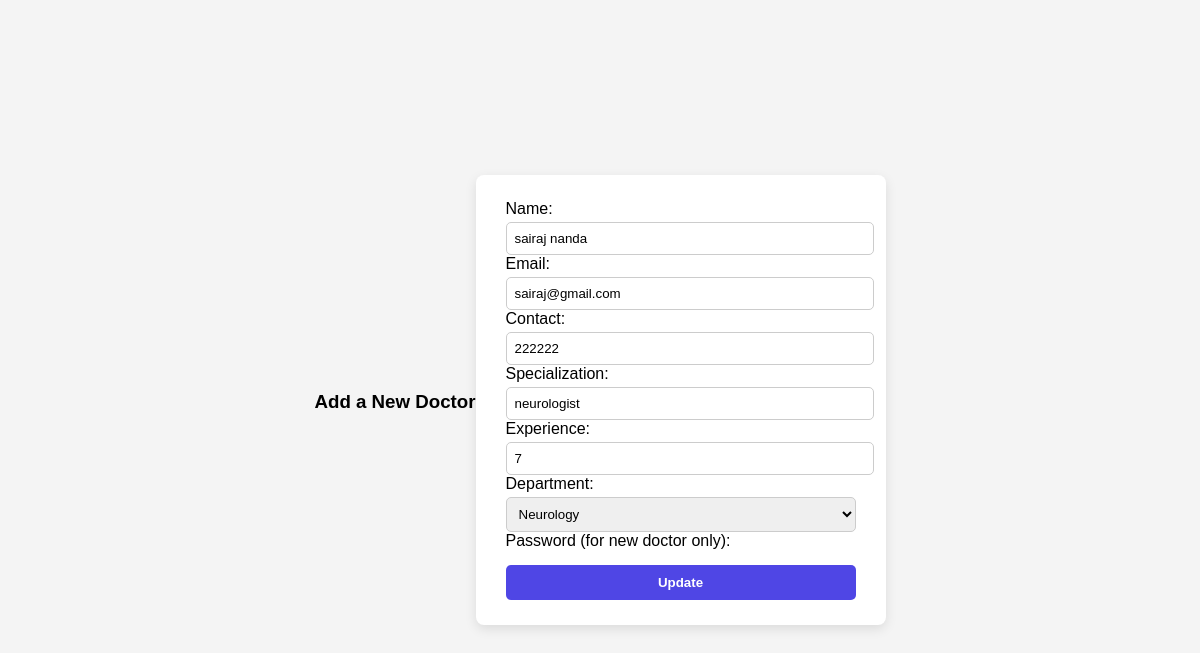
Page /edit-doctor/3 on the committed database.
### models.py (models this page shows)
class User(db.Model):
    id = db.Column(db.Integer, primary_key=True, nullable=True)
    name = db.Column(db.String(50), nullable=True)
    email = db.Column(db.String(150), nullable=True)
    password = db.Column(db.String(150), nullable=True)
    role = db.Column(db.String(10), nullable=False)
    contact = db.Column(db.String(100), nullable=True)
    gender = db.Column(db.String(10), nullable=True)
    specialization = db.Column(db.String(100), nullable=True)   # Only filled for doctors
    experience = db.Column(db.Integer, nullable=True)           # Only filled for doctors
    department_id = db.Column(db.Integer, db.ForeignKey('department.id'), nullable=True)
    dob = db.Column(db.Date, nullable=True)
    medical_history = db.Column(db.Text, nullable=True)
    blacklisted = db.Column(db.Boolean, default=False)
    appointments_as_patient = db.relationship(
        'Appointment',
        backref='patient',
        lazy=True,
        foreign_keys='Appointment.patient_id'
    )
    appointments_as_doctor = db.relationship(
        'Appointment',
        backref='doctor',
        lazy=True,
        foreign_keys='Appointment.doctor_id'
    )

class Department(db.Model):
    id = db.Column(db.Integer, primary_key=True)
    name = db.Column(db.String(100), unique=True, nullable=False)
    description = db.Column(db.String(200))
    doctors = db.relationship('User', backref='department', lazy=True)

### app.py (the view, shortened to what this page needs)
@app.route('/edit-doctor/<int:doctor_id>', methods=['GET', 'POST'])
def edit_doctor(doctor_id):
    doctor = User.query.get_or_404(doctor_id)
    departments = Department.query.all()
    return render_template('add_doctor.html',
                           departments=departments,
                           doctor=doctor)

### templates/add_doctor.html (shortened to what this page needs)
<!DOCTYPE html>
<html lang="en">
<head>
    <link rel="stylesheet" href="{{ url_for('static', filename='add_doctor.css') }}">
</head>
<body>
      <h3>Add a New Doctor</h3>
      <form method="post"
        action="{% if doctor %}/edit-doctor/{{ doctor.id }}{% else %}/add_doctor{% endif %}">
        Name:
        <input type="text" name="name" value="{{ doctor.name if doctor else '' }}"><br>
        Email:
        <input type="email" name="email" value="{{ doctor.email if doctor else '' }}"><br>
        Contact:
        <input type="text" name="contact" value="{{ doctor.contact if doctor else '' }}"><br>
        Specialization:
        <input type="text" name="specialization" value="{{ doctor.specialization if doctor else '' }}"><br>
        Experience:
        <input type="number" name="experience" value="{{ doctor.experience if doctor else '' }}"><br>
        Department:
        <select name="department_id">
            {% for dept in departments %}
            <option value="{{ dept.id }}"
                {% if doctor and doctor.department_id == dept.id %}selected{% endif %}>
                {{ dept.name }}
            </option>
            {% endfor %}
        </select><br>
        Password (for new doctor only):
        <button type="submit">
            {% if doctor %}Update{% else %}Create{% endif %}
        </button>
    </form>
</body>
</html>

### static/add_doctor.css (style rules this page uses)
body { margin: 0; padding: 0; font-family: Arial, sans-serif; background: #f4f4f4; display: flex; justify-content: center; align-items: center; height: 100vh; }
form { background: white; padding: 25px 30px; border-radius: 8px; width: 350px; box-shadow: 0 4px 12px rgba(0,0,0,0.1); }
h3 { text-align: center; margin-bottom: 15px; }
input, select { width: 100%; padding: 8px; margin-top: 4px; border: 1px solid #ccc; border-radius: 5px; }
button { width: 100%; margin-top: 15px; padding: 10px; background: #4f46e5; color: white; border: none; border-radius: 5px; font-weight: bold; cursor: pointer; }

### rows in the picture
User: name "sairaj nanda", email "sairaj@gmail.com", contact "222222", specialization "neurologist", experience "7", department_id "Neurology"
